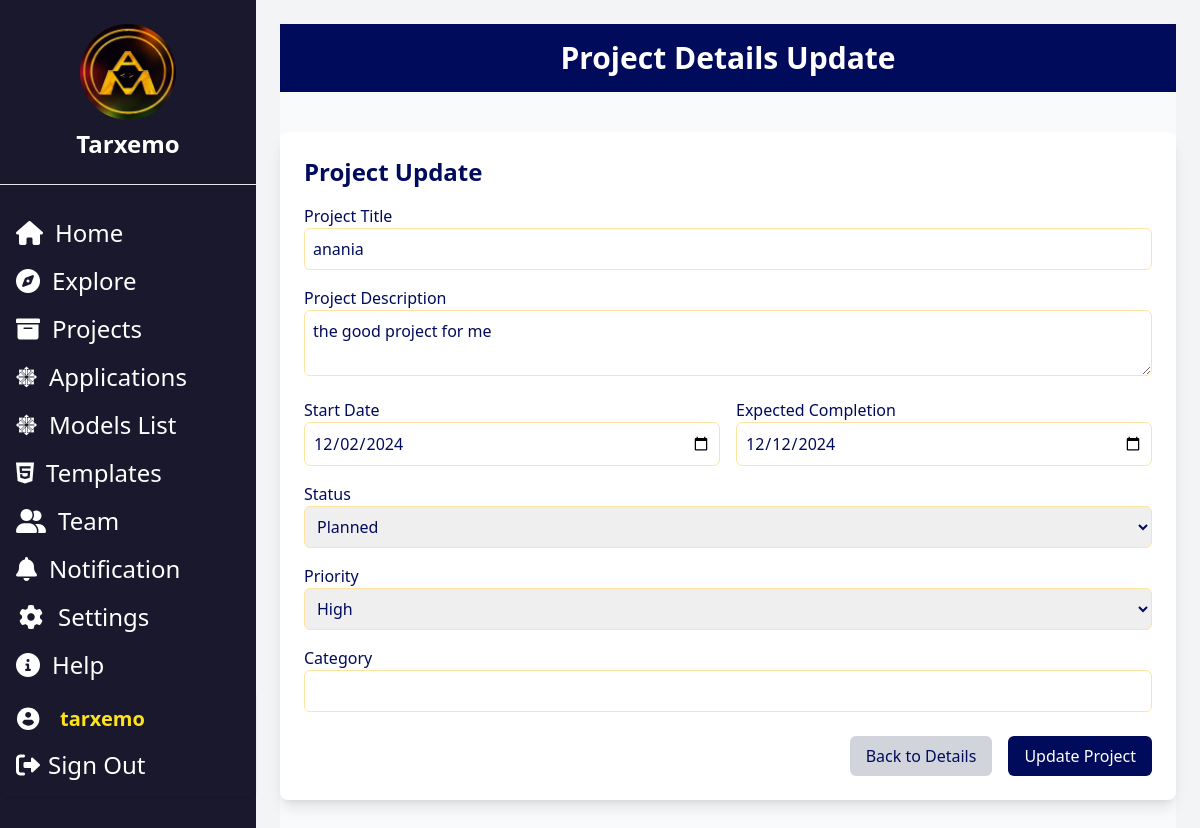
/idd/project_Details/edit/1/ (signed in), run on the app's committed database.
### authApp/models.py (models this page shows, shortened)
class CustomUser(AbstractBaseUser, PermissionsMixin):
    email = models.EmailField(unique=True)
    first_name = models.CharField(max_length=30, blank=True)
    last_name = models.CharField(max_length=30, blank=True)
    is_active = models.BooleanField(default=True)
    is_staff = models.BooleanField(default=False)
    username = models.CharField(max_length=100, unique=True, null=True, blank=True)
    objects = CustomUserManager()
    USERNAME_FIELD = 'email'
    REQUIRED_FIELDS = []

### idd/models.py (models this page shows, shortened)
class Project(models.Model):
    STATUS_CHOICES = [
        ('planned', 'Planned'),
        ('in_progress', 'In Progress'),
        ('completed', 'Completed'),
    ]
    PRIORITY_CHOICES = [
        ('high', 'High'),
        ('medium', 'Medium'),
        ('low', 'Low'),
    ]
    title = models.CharField(max_length=200)
    description = models.TextField()
    start_date = models.DateField(null=True, blank=True)
    expected_completion_date = models.DateField(null=True, blank=True)
    status = models.CharField(max_length=20, choices=STATUS_CHOICES, default='planned')
    priority = models.CharField(max_length=20, choices=PRIORITY_CHOICES, default='medium')
    category = models.CharField(max_length=100, blank=True)
    owner = models.ForeignKey(CustomUser, on_delete=models.CASCADE, related_name="projects")
    applications = models.ManyToManyField('Application', related_name='projects')  # Many-to-many relationship
    created_at = models.DateTimeField(auto_now_add=True)
    updated_at = models.DateTimeField(auto_now=True)

### idd/views.py (the view)
# urls.py: path('project_Details/edit/<int:project_id>/', details_for_project, name='edit_project'),
def details_for_project(request, project_id):
    project = get_object_or_404(Project, id=project_id, owner=request.user)
    return render(request, 'edit_Project.html', {'project': project})

### authApp/autoLogoutMiddleware.py (called while the page is built, shortened)
    def __call__(self, request):
        if request.user.is_authenticated:
            last_activity = request.session.get('last_activity')
            current_time = now()
            request.session['last_activity'] = current_time.isoformat()
        return self.get_response(request)

### idd/templates/edit_Project.html (shortened to what this page needs)
{% extends 'homepage.html'%}
{% load static%}
{% block content%}
<div class="bg-[#F9FAFB] text-[#000B5B] font-sans">
    <div class="min-h-screen flex flex-col items-center">
        <header class="bg-[#000B5B] w-full py-4 text-white">
            <h1 class="text-center text-3xl font-bold">Project Details Update</h1>
        </header>
        <div class="w-full max-w-5xl mx-auto mt-10 bg-white rounded-lg shadow-lg p-6">
            <h2 class="text-2xl font-semibold text-[#000B5B] mb-4">Project Update</h2>
            <form method="POST" action="{% url 'Update_changes' project.id %}">
                <div class="space-y-4">
                    <div>
                        <label for="title" class="block text-[#000B5B] font-medium">Project Title</label>
                        <input type="text" name="title" value="{{ project.title }}" required
                               class="w-full p-2 border border-[#FFE3A1] rounded-md focus:outline-none focus:ring-2 focus:ring-[#FFE3A1]">
                    </div>
                    <div>
                        <label for="description" class="block text-[#000B5B] font-medium">Project Description</label>
                        <textarea name="description" required
                                  class="w-full p-2 border border-[#FFE3A1] rounded-md focus:outline-none focus:ring-2 focus:ring-[#FFE3A1]">{{ project.description }}</textarea>
                    </div>
                    <div class="grid grid-cols-2 gap-4">
                        <div>
                            <label for="start_date" class="block text-[#000B5B] font-medium">Start Date</label>
                            <input type="date" name="start_date" value="{{ project.start_date|date:'Y-m-d' }}"
                                   class="w-full p-2 border border-[#FFE3A1] rounded-md focus:outline-none focus:ring-2 focus:ring-[#FFE3A1]">
                        </div>
                        <div>
                            <label for="expected_completion_date" class="block text-[#000B5B] font-medium">Expected Completion</label>
                            <input type="date" name="expected_completion_date" value="{{ project.expected_completion_date|date:'Y-m-d' }}"
                                   class="w-full p-2 border border-[#FFE3A1] rounded-md focus:outline-none focus:ring-2 focus:ring-[#FFE3A1]">
                        </div>
                    </div>
                    <div>
                        <label for="status" class="block text-[#000B5B] font-medium">Status</label>
                        <select name="status"
                                class="w-full p-2 border border-[#FFE3A1] rounded-md focus:outline-none focus:ring-2 focus:ring-[#FFE3A1]">
                            <option value="planned" {% if project.status == 'planned' %}selected{% endif %}>Planned</option>
                        </select>
                    </div>
                    <div>
                        <label for="priority" class="block text-[#000B5B] font-medium">Priority</label>
                        <select name="priority"
                                class="w-full p-2 border border-[#FFE3A1] rounded-md focus:outline-none focus:ring-2 focus:ring-[#FFE3A1]">
                            <option value="high" {% if project.priority == 'high' %}selected{% endif %}>High</option>
                        </select>
                    </div>
                    <div>
                        <label for="category" class="block text-[#000B5B] font-medium">Category</label>
                        <input type="text" name="category" value="{{ project.category }}"
                               class="w-full p-2 border border-[#FFE3A1] rounded-md focus:outline-none focus:ring-2 focus:ring-[#FFE3A1]">
                    </div>
                </div>
                <div class="mt-6 flex justify-end space-x-4">
                    <button type="button"
                            class="bg-gray-300 text-[#000B5B] px-4 py-2 rounded-md hover:bg-gray-400 focus:outline-none">
                        <a href="{% url 'project_information'  project.id %}"> Back to Details</a>
                    </button>
                    <button type="submit"
                            class="bg-[#000B5B] text-white px-4 py-2 rounded-md hover:bg-[#FFE3A1] focus:outline-none">
                        Update Project
                    </button>
                </div>
            </form>
        </div>
    </div>
</div>
{% endblock%}

### idd/templates/homepage.html (shortened to what this page needs)
<!DOCTYPE html>
<html lang="en">
  <head>
    {% load static %}
    <script src="https://cdn.tailwindcss.com"></script>
    <link
      href="https://cdnjs.cloudflare.com/ajax/libs/font-awesome/6.0.0-beta3/css/all.min.css"
      rel="stylesheet"
    />
  </head>
  <body class="bg-gray-100 font-sans text-gray-800">
    <div class="flex flex-col h-screen lg:flex-row">
      <aside
        id="sidebar"
        class="hidden lg:block lg:w-64 bg-[#19182D] text-white min-h-screen lg:relative lg:flex-shrink-0"
      >
        <div class="flex flex-col h-full">
          <div class="bg-[#19182D] flex flex-col items-center py-6">
            <img
              src="{% static 'logo.jpeg' %}"
              alt="Logo"
              class="h-24 w-24 rounded-full mb-2"
            />
            <span class="text-2xl font-semibold">Tarxemo</span>
          </div>
          <div class= " w-full border-t bg-gray-800"></div>
          <nav class="mt-6 flex-grow">
            <ul>
              <li>
                <a
                  href="#home"
                  class="flex items-center text-2xl px-4 py-2 hover:text-[#FFE31A] transition"
                >
                  <i class="fas fa-home mr-3"></i> <span>Home</span>
                </a>
              </li>
              <li>
                <a
                  href="{% url 'templates_gallery' %}"
                  class="flex items-center text-2xl px-4 py-2 hover:text-[#FFE31A] transition"
                >
                  <i class="fas fa-compass mr-3"></i> <span>Explore</span>
                </a>
              </li>
              <li>
                <a
                  href="{% url 'my_projects_list'%}"
                  title="myProjects"
                  class="flex text-2xl items-center px-4 py-2 hover:text-[#FFE31A] transition"
                >
                  <i class="fas fa-archive mr-3"></i><span>Projects</span>
                </a>
              </li>
              <li>
                <a
                  href="{% url 'apps_list'%}"
                  title="Apps"
                  class="tooltip flex text-2xl items-center px-4 py-2 hover:text-[#FFE31A] transition"
                >
                  <i class="fa-brands fa-centos mr-3"></i>
                  <span class="tooltip__content">Applications</span>
                </a>
              </li>
              <li>
                <a
                  href="{% url 'list_models'%}"
                  title="Apps"
                  class="tooltip flex text-2xl items-center px-4 py-2 hover:text-[#FFE31A] transition"
                >
                  <i class="fa-brands fa-centos mr-3"></i>
                  <span class="tooltip__content">Models List</span>
                </a>
              </li>
              <li>
                <a
                  href="{% url 'template_list'%}"
                  title="Templates"
                  class="tooltip text-2xl flex items-center px-4 py-2 hover:text-[#FFE31A] transition"
                >
                  <i class="fa-brands fa-html5 mr-3"></i>
                  <span class=" ">Templates</span>
                </a>
              </li>
              <li>
                <a
                  href="#Team"
                  class="flex items-center px-4 py-2 text-2xl hover:text-[#FFE31A] transition"
                >
                <i class="fa-solid fa-user-group mr-3"></i> <span>Team</span>
                </a>
              </li>
              <li>
                <a
                  href="#notification"
                  class="flex items-center px-4 py-2 text-2xl hover:text-[#FFE31A] transition"
                >
                  <i class="fas fa-bell mr-3"></i> <span>Notification</span>
                </a>
              </li>
              <div class="sidebar-links bottom-links">
                <ul>
                  <li>
                    <a
                      href="#settings"
                      title="Settings"
                      class="flex text-2xl items-center px-4 py-2 hover:text-[#FFE31A] transition"
                    >
                    <i class="fa fa-cog fa-fw mr-3" aria-hidden="true"></i>
                      <span class="link hide">Settings</span>
                    </a>
                  </li>
                  <li>
                    <a
                      href="#help"
                      title="Help"
                      class="tooltip text-2xl flex items-center px-4 py-2 hover:text-[#FFE31A] transition"
                    >
                      <i class="fas fa-info-circle mr-3"></i>
                      <span class="tooltip__content">Help</span>
                    </a>
                  </li>
                </ul>
                <div class="flex flex-col items-start space-y-4 p-4 bg-[#19182D] rounded-lg shadow">
                  <div class="flex items-center space-x-1">
                    <span class="inline-block h-6 w-6 bg-[#19182D] rounded-full overflow-hidden mr-4">
                    </span>
                    <div class="text-xl font-semibold text-[#FFE31A]">{{user.username}}</div>
                  </div>
                  <a href="{% url 'logout' %}" title="Sign Out" class="tooltip text-2xl flex items-center space-x-2 text-white hover:text-[#FFE31A]">
                    <i class="fas fa-right-from-bracket "></i>
                    <span class="   ">Sign Out</span>
                  </a>
                </div>
              </div>
            </ul>
          </nav>
        </div>
      </aside>
      <main class="flex-1 p-6 overflow-y-auto">
        {% block content %} {% endblock %}
      </main>
    </div>
  </body>
</html>

### data on the page
CustomUser: username "tarxemo"
Project: title "anania", description "the good project for me", start_date "12/02/2024", expected_completion_date "12/12/2024", status "Planned", priority "High"
